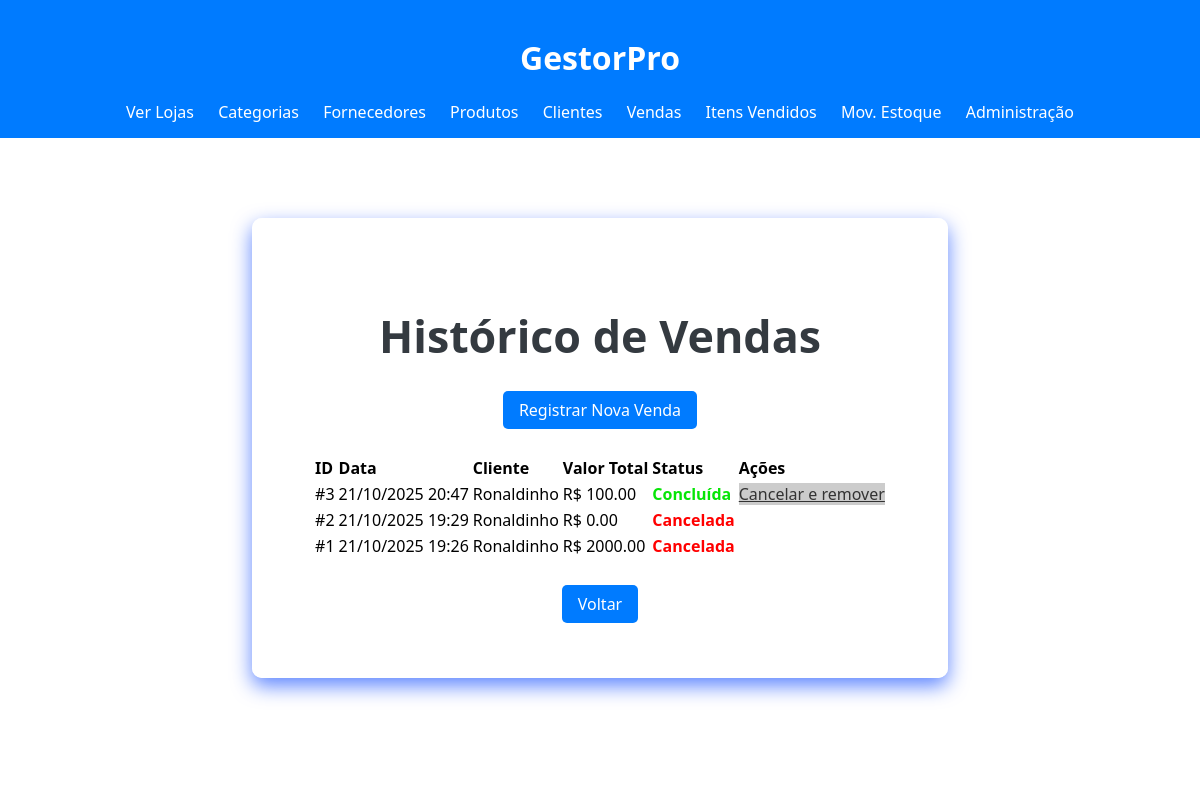
/vendas/ (signed in), run on an earlier commit of the app's database.
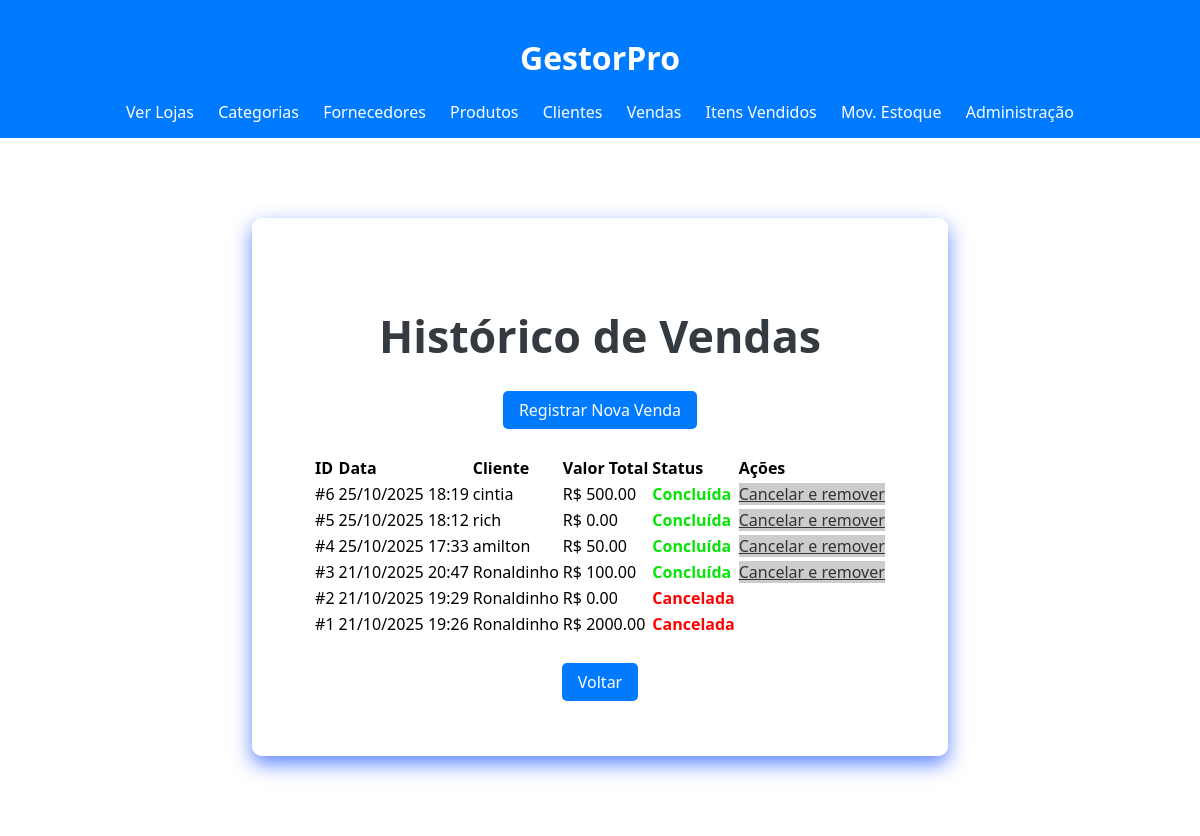
And on a later commit of the database.
### loja_app/models.py (models this page shows, shortened)
class Venda(models.Model):
    STATUS_CHOICES = [
        ('CONCLUIDA', 'Concluída'),
        ('CANCELADA', 'Cancelada'),
    ]
    cliente = models.ForeignKey(Cliente, on_delete=models.SET_NULL, null=True, blank=True)
    loja = models.ForeignKey(Loja, on_delete=models.CASCADE)
    data_venda = models.DateTimeField(default=timezone.now)
    valor_total = models.DecimalField(max_digits=10, decimal_places=2, default=0)
    status = models.CharField(max_length=10, choices=STATUS_CHOICES, default='CONCLUIDA') # <-- CAMPO ADICIONADO

class Cliente(models.Model):
    user = models.OneToOneField(settings.AUTH_USER_MODEL, on_delete=models.SET_NULL, null=True, blank=True)
    nome = models.CharField(max_length=200, verbose_name="Nome do Cliente")
    cpf = models.CharField(max_length=14, verbose_name="CPF", unique=True, blank=True, null=True)
    telefone = models.CharField(max_length=15, verbose_name="Telefone", blank=True, null=True)
    rua = models.CharField(max_length=200, verbose_name="Rua", blank=True, null=True)
    numero = models.CharField(max_length=10, verbose_name="Número", blank=True, null=True)
    bairro = models.CharField(max_length=100, verbose_name="Bairro", blank=True, null=True)
    estado = models.CharField(max_length=50, verbose_name="Estado", blank=True, null=True)

### loja_app/views.py (the view)
# urls.py: path('vendas/', views.lista_vendas, name='lista_vendas'),
@staff_member_required
def lista_vendas(request):
    vendas = Venda.objects.all().order_by('-data_venda')
    return render(request, 'loja_app/venda_list.html', {'vendas': vendas})

### loja_app/templates/loja_app/venda_list.html (shortened to what this page needs)
{% extends 'loja_app/base.html' %}
{% load static %}
{% block body_class %}dashboard-page{% endblock %}
{% block extra_css %}<link rel="stylesheet" href="{% static 'loja_app/css/home.css' %}">{% endblock %}
{% block content %}
<div class="dashboard-simple-container">
    <div class="dashboard-simple-content" style="max-width: 1200px;">
        <h2>Histórico de Vendas</h2>
        <a href="{% url 'registrar_venda' %}" class="botao">Registrar Nova Venda</a>
        <table style="width: 100%; margin-top: 20px; text-align: left;">
            <thead>
                <tr>
                    <th>ID</th>
                    <th>Data</th>
                    <th>Cliente</th>
                    <th>Valor Total</th>
                    <th>Status</th>
                    <th>Ações</th>
                </tr>
            </thead>
            <tbody>
                {% for venda in vendas %}
                <tr>
                    <td>#{{ venda.id }}</td>
                    <td>{{ venda.data_venda|date:"d/m/Y H:i" }}</td>
                    <td>{{ venda.cliente.nome|default:"-" }}</td>
                    <td>R$ {{ venda.valor_total }}</td>
                    <td>
                        <span class="status-{{ venda.status|lower }}">
                            {{ venda.get_status_display }}
                        </span>
                    </td>
                    <td>
                        {% if venda.status == 'CONCLUIDA' %}
                            <a href="{% url 'cancelar_venda' venda.id %}" class="botao-cancelar">Cancelar e remover</a>
                        {% endif %}
                    </td>
                </tr>
                {% empty %}
                <tr><td colspan="6">Nenhuma venda registrada.</td></tr>
                {% endfor %}
            </tbody>
        </table>
        <div class="back-button-container" style="margin-top: 20px;">
            <a href="{% url 'dashboard' %}" class="botao">Voltar</a>
        </div>
    </div>
</div>
{% endblock %}

### loja_app/templates/loja_app/base.html (shortened to what this page needs)
{% load static %}
<!DOCTYPE html>
<html lang="pt-br">
<head>
    <link rel="stylesheet" href="{% static 'loja_app/css/base.css' %}">
    {% block extra_css %}{% endblock %}
</head>
<body class="{% block body_class %}{% endblock %}">
    <header>
        <h1>GestorPro</h1>
        <nav>
            <a href="{% url 'lista_lojas' %}">Ver Lojas</a>
            {% if user.is_authenticated %}
                {% if user.is_staff %}
                    <a href="{% url 'lista_categorias' %}">Categorias</a>
                    <a href="{% url 'lista_fornecedores' %}">Fornecedores</a>
                    <a href="{% url 'lista_produtos' %}">Produtos</a>
                    <a href="{% url 'lista_clientes' %}">Clientes</a>
                    <a href="{% url 'lista_vendas' %}">Vendas</a>
                    <a href="{% url 'lista_itens_venda' %}">Itens Vendidos</a>
                    <a href="{% url 'lista_movimentacoes_estoque' %}">Mov. Estoque</a>
                    <a href="/admin/">Administração</a>
                {% else %}
                    <a href="{% url 'meu_historico_compras' %}">Meu Histórico</a>
                {% endif %}
                {% endif %}
        </nav>
    </header>
    <main>
        {% block content %}
        {% endblock %}
    </main>
</html>

### loja_app/static/loja_app/css/base.css (style rules this page uses)
body { font-family: Arial, sans-serif; margin: 0; background-color: #ffffff; }
header { background-color: #007bff; color: white; padding: 15px; text-align: center; }
header nav a { color: white; margin: 0 10px; text-decoration: none; }
main { padding: 20px; max-width: 800px; margin: auto; background: white; border-radius: 10px; }
.botao { align-items: center; display: inline-block; background-color: #007bff; color: white; padding: 8px 16px; text-decoration: none; border-radius: 5px; margin: 5px 0; }
.botao-cancelar { background-color: #ccc; color: #333; }

### loja_app/static/loja_app/css/home.css (style rules this page uses)
body.dashboard-page { background-image: url('https://static.vecteezy.com/ti/vetor-gratis/p1/20970628-conexao-de-rede-global-ponto-de-mapa-mundial-e-conceito-de-composicao-de-linha-de-negocios-globais-ilustracaoial-vetor.jpg'); background-repeat: no-repeat; background-position: center; background-size: cover; background-attachment: fixed; margin: 0; font-family: 'Segoe UI', Tahoma, Geneva, Verdana, sans-serif; }
.dashboard-simple-container { display: flex; justify-content: center; align-items: center; padding: 60px 20px; }
.dashboard-simple-content { background-color: rgba(255, 255, 255, 0.95); padding: 50px 60px; border-radius: 10px; max-width: 800px; box-shadow: 0 8px 20px rgba(0, 64, 255, 0.63); text-align: center; }
.dashboard-simple-content h2 { color: #343a40; font-size: 2.8em; margin-bottom: 20px; }
.status-concluida { color: rgb(7, 229, 7); font-weight: bold; }
.status-cancelada { color: red; font-weight: bold; }

What changed in the data, as far as the page shows it:
added Venda: id "6", data_venda "25/10/2025 18:19", cliente.nome "cintia", valor_total "500.00", status "Concluída", shows "Cancelar e remover"
added Venda: id "5", data_venda "25/10/2025 18:12", cliente.nome "rich", valor_total "0.00", status "Concluída", shows "Cancelar e remover"
added Venda: id "4", data_venda "25/10/2025 17:33", cliente.nome "amilton", valor_total "50.00", status "Concluída", shows "Cancelar e remover"
